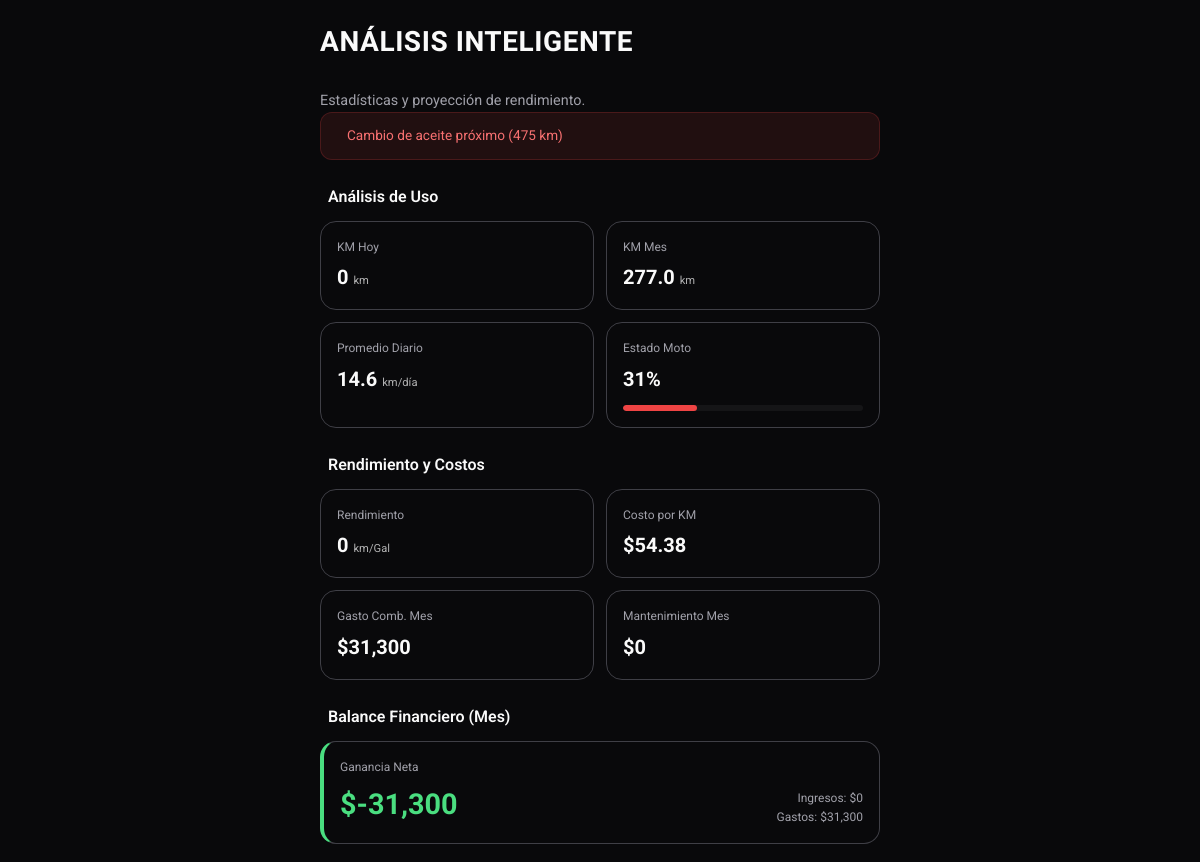
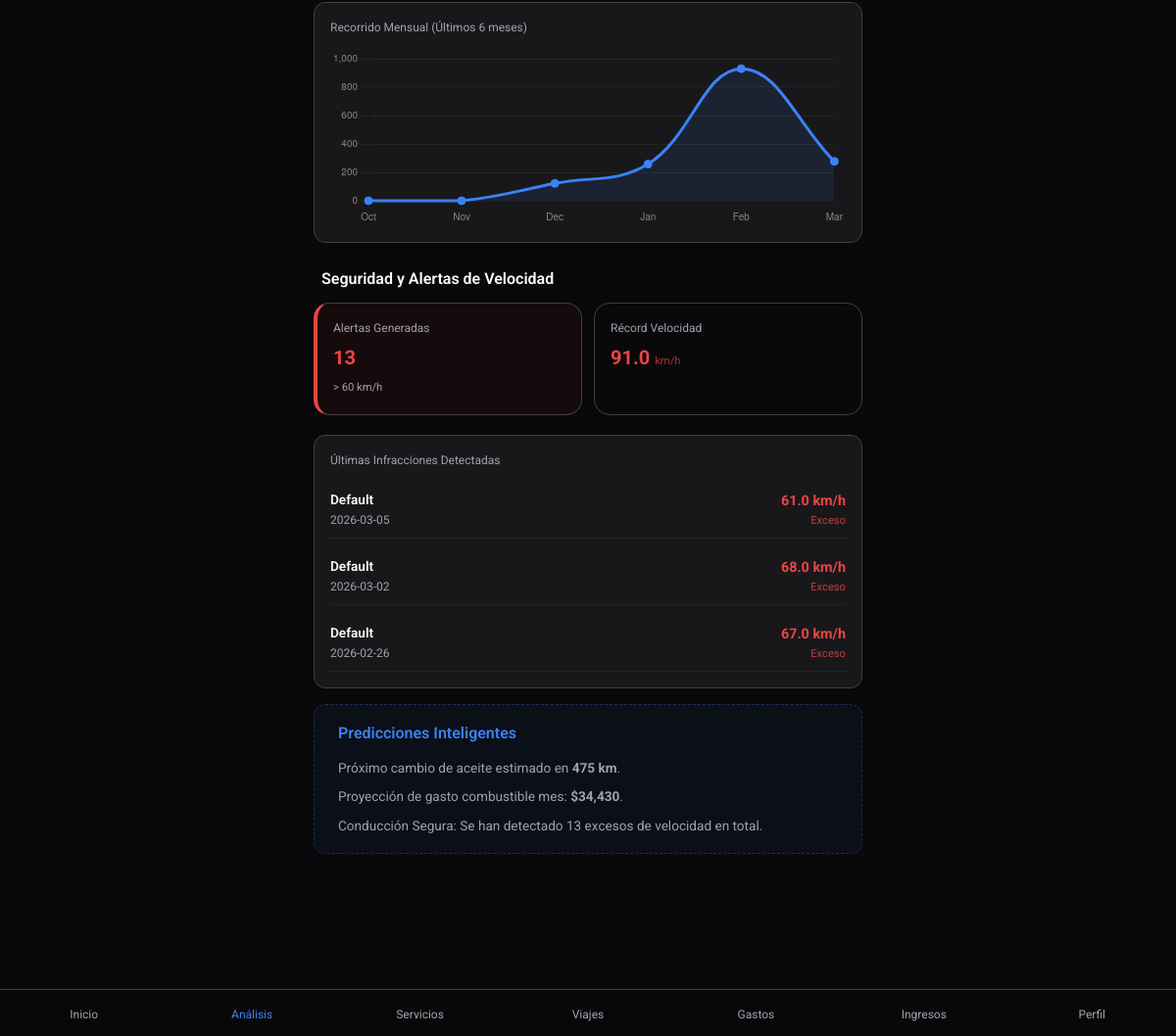
The app's page /analytics with its own data (2 pictures, top to bottom).
### tables this page shows
CREATE TABLE trips (
                id TEXT PRIMARY KEY,
                motorcycle_id TEXT NOT NULL,
                distance_km REAL NOT NULL,
                max_speed_kmh REAL DEFAULT 0.0,
                date TEXT NOT NULL,
                title TEXT,
                description TEXT,
                FOREIGN KEY (motorcycle_id) REFERENCES motorcycles (id)
            );

### app.py (the view, shortened to what this page needs)
    @app.route("/analytics", methods=["GET"])
    def analytics_view():
        from motorcycles.services import motorcycle_service
        from expenses.services import expense_service
        from maintenance.services import maintenance_service
        from trips.services import trip_service
        from incomes.services import income_service
        import calendar
        moto = motorcycle_service.get_all()[0] if motorcycle_service.get_all() else None
        if not moto:
            return redirect(url_for("index"))
        all_expenses = expense_service.get_by_motorcycle_id(moto.id)
        all_services = maintenance_service.get_by_motorcycle_id(moto.id)
        all_trips = trip_service.get_by_motorcycle_id(moto.id)
        all_incomes = income_service.get_by_motorcycle_id(moto.id)
        now = datetime.now()
        today_str = now.strftime("%Y-%m-%d")
        month_str = now.strftime("%Y-%m")
        trips_today = [t for t in all_trips if t.date == today_str]
        trips_month = [t for t in all_trips if t.date and t.date.startswith(month_str)]
        km_today = sum(t.distance_km for t in trips_today)
        km_month = sum(t.distance_km for t in trips_month)
        days_in_month = (now - now.replace(day=1)).days + 1
        avg_km_day = km_month / days_in_month if days_in_month > 0 else 0
        fuel_expenses = [e for e in all_expenses if e.category == "Combustible"]
        fuel_expenses.sort(key=lambda x: x.date, reverse=True)
        fuel_month = [e for e in fuel_expenses if e.date.startswith(month_str)]
        total_fuel_gallons = sum(e.liters for e in fuel_expenses)
        total_fuel_cost = sum(e.amount for e in fuel_expenses)
        yield_kml = 0
        cost_per_km_fuel = 0
        if fuel_expenses:
            last_fuel = fuel_expenses[0]
            dist_since_last_fuel = sum(
                t.distance_km for t in all_trips if t.date and t.date >= last_fuel.date
            )
            if last_fuel.liters > 0:
                yield_kml = dist_since_last_fuel / last_fuel.liters
            if dist_since_last_fuel > 0:
                cost_per_km_fuel = last_fuel.amount / dist_since_last_fuel
        total_dist = sum(t.distance_km for t in all_trips)
        total_maint_cost = sum(s.cost for s in all_services)
        maint_month = sum(s.cost for s in all_services if s.date.startswith(month_str))
        total_km_validated = moto.current_mileage if moto else 0
        interval = moto.oil_change_interval or 1500
        km_to_next_oil = max(0, interval - total_km_validated)
        status_pct = max(0, 100 - (total_km_validated / interval) * 100)
        income_month = sum(
            i["amount"] for i in all_incomes if i["date"].startswith(month_str)
        )
        expenses_month = sum(
            e.amount for e in all_expenses if e.date.startswith(month_str)
        )
        net_gain_month = income_month - expenses_month
        total_op_cost = sum(e.amount for e in all_expenses) + total_maint_cost
        total_cost_per_km = total_op_cost / total_dist if total_dist > 0 else 0
        alerts = []
        if km_to_next_oil < 500:
            alerts.append(
                {
                    "type": "warning",
                    "msg": f"Cambio de aceite próximo ({int(km_to_next_oil)} km)",
                }
            )
        chart_km_labels = []
        chart_km_data = []
        for i in range(5, -1, -1):
            m_date = now - timedelta(days=i * 30)
            m_key = m_date.strftime("%Y-%m")
            m_name = calendar.month_name[m_date.month][:3]
            chart_km_labels.append(m_name)
            chart_km_data.append(
                sum(
                    t.distance_km
                    for t in all_trips
                    if t.date and t.date.startswith(m_key)
                )
            )
        speed_alerts_history = [t for t in all_trips if t.max_speed_kmh > 60]
        total_speed_alerts = len(speed_alerts_history)
        max_speed_record = max([t.max_speed_kmh for t in all_trips] + [0])
        recent_speed_alerts = sorted(
            speed_alerts_history, key=lambda x: x.date if x.date else "", reverse=True
        )[:3]
        return render_template(
            "analytics.html",
            moto=moto,
            km_today=round(km_today, 1),
            km_month=round(km_month, 1),
            avg_km_day=round(avg_km_day, 1),
            yield_kml=round(yield_kml, 1),
            cost_per_km=round(total_cost_per_km, 2),
            fuel_spend_month=round(sum(e.amount for e in fuel_month), 2),
            maint_spend_month=round(maint_month, 2),
            km_to_next_oil=int(km_to_next_oil),
            status_pct=int(status_pct),
            income_month=income_month,
            expenses_month=expenses_month,
            net_gain_month=net_gain_month,
            alerts=alerts,
            chart_km_labels=chart_km_labels,
            chart_km_data=chart_km_data,
            total_speed_alerts=total_speed_alerts,
            max_speed_record=max_speed_record,
            recent_speed_alerts=recent_speed_alerts,
        )

### templates/analytics.html (shortened to what this page needs)
{% extends "base.html" %}  {% block content %}
<header class="fade-in" style="animation-delay: 0.1s">
  <h1 class="page-title">Análisis Inteligente</h1>
  <p class="text-muted">Estadísticas y proyección de rendimiento.</p>
</header>
<section class="fade-in" style="animation-delay: 0.2s">
  {% if alerts %} {% for alert in alerts %}
  <div class="alert-banner">
    <span>{{ alert.msg }}</span>
  </div>
  {% endfor %} {% endif %}
  <div class="section-header">
    Análisis de Uso
  </div>
  <div class="analytics-grid">
    <div class="kpi-card">
      <span class="kpi-title">KM Hoy</span>
      <div class="kpi-value">
        {{ km_today }} <span class="kpi-unit">km</span>
      </div>
    </div>
    <div class="kpi-card">
      <span class="kpi-title">KM Mes</span>
      <div class="kpi-value">
        {{ km_month }} <span class="kpi-unit">km</span>
      </div>
    </div>
    <div class="kpi-card">
      <span class="kpi-title">Promedio Diario</span>
      <div class="kpi-value">
        {{ avg_km_day }} <span class="kpi-unit">km/día</span>
      </div>
    </div>
    <div class="kpi-card">
      <span class="kpi-title">Estado Moto</span>
      <div class="kpi-value">{{ status_pct }}%</div>
      <div class="progress-container">
        <div class="progress-bar" style="width: {{ status_pct }}%"></div>
      </div>
    </div>
  </div>
  <div class="section-header">
    Rendimiento y Costos
  </div>
  <div class="analytics-grid">
    <div class="kpi-card">
      <span class="kpi-title">Rendimiento</span>
      <div class="kpi-value">
        {{ yield_kml }} <span class="kpi-unit">km/Gal</span>
      </div>
    </div>
    <div class="kpi-card">
      <span class="kpi-title">Costo por KM</span>
      <div class="kpi-value">${{ cost_per_km }}</div>
    </div>
    <div class="kpi-card">
      <span class="kpi-title">Gasto Comb. Mes</span>
      <div class="kpi-value">${{ "{:,.0f}".format(fuel_spend_month) }}</div>
    </div>
    <div class="kpi-card">
      <span class="kpi-title">Mantenimiento Mes</span>
      <div class="kpi-value">${{ "{:,.0f}".format(maint_spend_month) }}</div>
    </div>
  </div>
  <div class="section-header">
    Balance Financiero (Mes)
  </div>
  <div
    class="kpi-card"
    style="margin-bottom: 20px; border-left: 4px solid #4ade80"
  >
    <div
      style="
        display: flex;
        justify-content: space-between;
        align-items: flex-end;
      "
    >
      <div>
        <span class="kpi-title">Ganancia Neta</span>
        <div class="kpi-value" style="font-size: 1.8rem; color: #4ade80">
          ${{ "{:,.0f}".format(net_gain_month) }}
        </div>
      </div>
      <div style="text-align: right">
        <div class="text-muted" style="font-size: 0.75rem">
          Ingresos: ${{ "{:,.0f}".format(income_month) }}
        </div>
        <div class="text-muted" style="font-size: 0.75rem">
          Gastos: ${{ "{:,.0f}".format(expenses_month) }}
        </div>
      </div>
    </div>
  </div>
  <div class="card" style="padding: 16px; margin-bottom: 24px">
    <span class="kpi-title" style="margin-bottom: 12px"
      >Recorrido Mensual (Últimos 6 meses)</span
    >
    <canvas id="kmHistoryChart" style="width: 100%; height: 180px"></canvas>
  </div>
  <div class="section-header">
    Seguridad y Alertas de Velocidad
  </div>
  <div class="analytics-grid">
    <div
      class="kpi-card"
      style="
        border-left: 4px solid #ef4444;
        background: rgba(239, 68, 68, 0.05);
      "
    >
      <span class="kpi-title">Alertas Generadas</span>
      <div class="kpi-value" style="color: #ef4444">
        {{ total_speed_alerts }}
      </div>
      <span class="text-muted" style="font-size: 0.7rem">> 60 km/h</span>
    </div>
    <div class="kpi-card">
      <span class="kpi-title">Récord Velocidad</span>
      <div class="kpi-value" style="color: var(--accent-orange)">
        {{ max_speed_record }} <span class="kpi-unit">km/h</span>
      </div>
    </div>
  </div>
  {% if recent_speed_alerts %}
  <div class="card mb-4" style="padding: 16px">
    <span class="kpi-title" style="margin-bottom: 12px"
      >Últimas Infracciones Detectadas</span
    >
    <div style="display: flex; flex-direction: column; gap: 10px">
      {% for alert in recent_speed_alerts %}
      <div
        style="
          display: flex;
          justify-content: space-between;
          padding: 8px 0;
          border-bottom: 1px solid rgba(255, 255, 255, 0.05);
        "
      >
        <div>
          <div style="font-size: 0.85rem; font-weight: 600">
            {{ alert.title }}
          </div>
          <div class="text-muted" style="font-size: 0.75rem">
            {{ alert.date }}
          </div>
        </div>
        <div style="text-align: right">
          <div style="color: #ef4444; font-weight: 700; font-size: 0.9rem">
            {{ alert.max_speed_kmh }} km/h
          </div>
          <div style="font-size: 0.7rem; color: #ef4444; opacity: 0.8">
            Exceso
          </div>
        </div>
      </div>
      {% endfor %}
    </div>
  </div>
  {% endif %}
  <div
    class="card"
    style="
      padding: 16px;
      background: rgba(59, 130, 246, 0.05);
      border: 1px dashed rgba(59, 130, 246, 0.3);
    "
  >
    <div
      style="
        display: flex;
        align-items: center;
        gap: 8px;
        margin-bottom: 12px;
        font-weight: 600;
        color: var(--accent-blue);
      "
    >
       Predicciones Inteligentes
    </div>
    <ul
      style="
        list-style: none;
        padding: 0;
        margin: 0;
        font-size: 0.85rem;
        color: var(--text-secondary);
      "
    >
      <li
        style="
          margin-bottom: 8px;
          display: flex;
          align-items: flex-start;
          gap: 8px;
        "
      >
        <span
          >Próximo cambio de aceite estimado en
          <strong>{{ km_to_next_oil }} km</strong>.</span
        >
      </li>
      <li
        style="
          margin-bottom: 8px;
          display: flex;
          align-items: flex-start;
          gap: 8px;
        "
      >
        <span
          >Proyección de gasto combustible mes:
          <strong>${{ "{:,.0f}".format(fuel_spend_month * 1.1) }}</strong
          >.</span
        >
      </li>
      <li style="display: flex; align-items: flex-start; gap: 8px">
        <span
          >Conducción Segura: Se han detectado {{ total_speed_alerts }} excesos
          de velocidad en total.</span
        >
      </li>
    </ul>
  </div>
</section>
<div style="height: 80px"></div>
<script>
  (function() {
    const ctx = document.getElementById('kmHistoryChart');
    if (!ctx) return;
    new Chart(ctx, {
      type: 'line',
      data: {
        labels: {{ chart_km_labels | safe }},
        datasets: [{
          label: 'Kilómetros',
          data: {{ chart_km_data | safe }},
          borderColor: '#3b82f6',
          backgroundColor: 'rgba(59, 130, 246, 0.1)',
          fill: true,
          tension: 0.4,
          pointRadius: 4,
          pointBackgroundColor: '#3b82f6'
        }]
      },
      options: {
        responsive: true,
        plugins: { legend: { display: false } },
        scales: {
          x: { grid: { display: false }, ticks: { color: '#888', font: { size: 10 } } },
          y: { grid: { color: 'rgba(255,255,255,0.05)' }, ticks: { color: '#888', font: { size: 10 } }, beginAtZero: true }
        }
      }
    });
  })();
</script>
{% endblock %}

### records on screen
trips: max_speed_kmh "91.0"
trips: title "Default", date "2026-03-05", max_speed_kmh "61.0"
trips: title "Default", date "2026-03-02", max_speed_kmh "68.0"
trips: title "Default", date "2026-02-26", max_speed_kmh "67.0"

### other values on screen
{{ alert.msg }} "Cambio de aceite próximo (475 km)"
{{ km_today }} "0"
{{ km_month }} "277.0"
{{ avg_km_day }} "14.6"
{{ status_pct }} "31"
{{ yield_kml }} "0"
{{ cost_per_km }} "54.38"
{{ "{:,.0f}".format(fuel_spend_month) }} "31,300"
{{ "{:,.0f}".format(maint_spend_month) }} "0"
{{ "{:,.0f}".format(net_gain_month) }} "-31,300"
{{ "{:,.0f}".format(income_month) }} "0"
{{ "{:,.0f}".format(expenses_month) }} "31,300"
{{ total_speed_alerts }} "13"
{{ km_to_next_oil }} "475"
{{ "{:,.0f}".format(fuel_spend_month * 1.1) }} "34,430"
